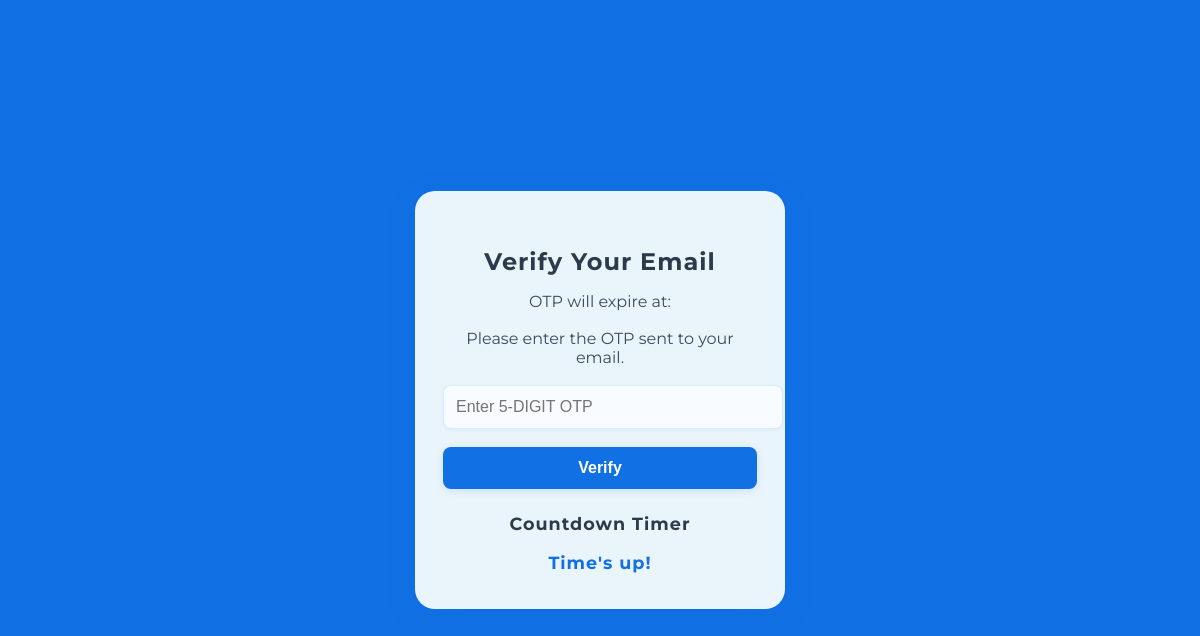
Before: /Web/php/login_signup/verify.php?token=5529adeefdfcc9c5b8381bc295670263 with the older database file.
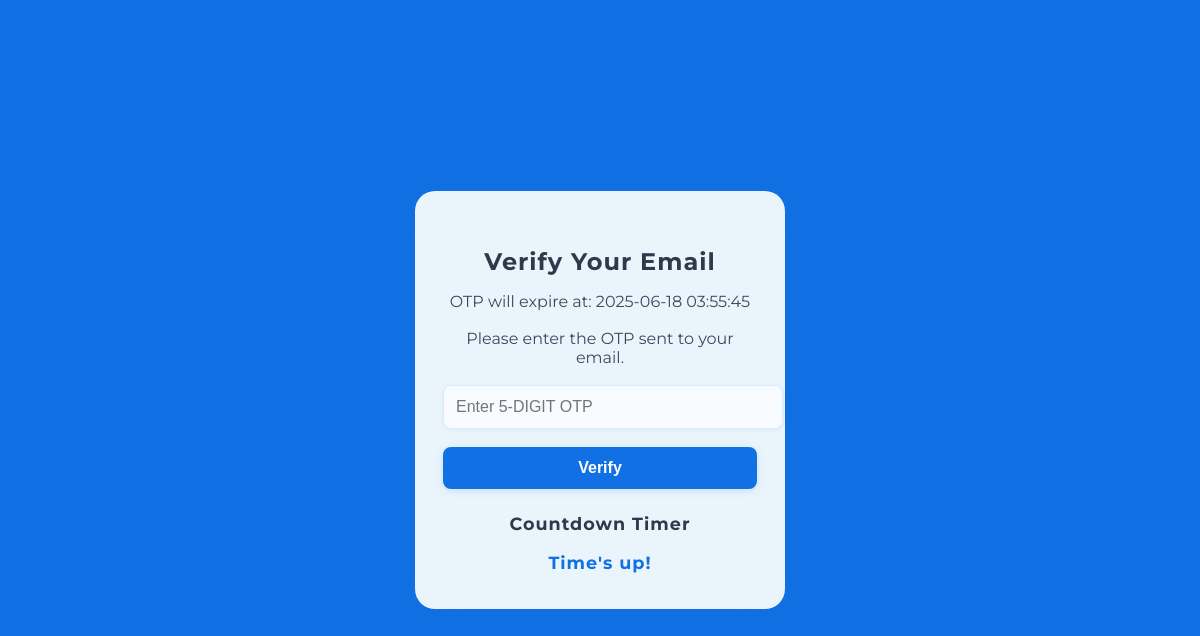
After: the same page with the newer database file.
### tables this page shows
CREATE TABLE `users_verify` (
  `user_id` int(11) NOT NULL,
  `verify_token` varchar(255) DEFAULT NULL,
  `is_verified` tinyint(1) NOT NULL DEFAULT 0,
  `otp` varchar(5) DEFAULT NULL,
  `otp_expiry` timestamp NOT NULL DEFAULT current_timestamp()
);

### Web/php/login_signup/verify.php (the view, shortened to what this page needs)
<?php
    require_once __DIR__ . '/../connection.php';
$token = '';
$expiry_time = '';
if (isset($_GET['token'])) {
    $token = $_GET['token'];
} elseif (isset($_POST['token'])) {
    $token = $_POST['token'];
}
if (!empty($token)) {
    $stmt = $connect->prepare(" SELECT otp_expiry FROM users_verify WHERE verify_token = ? " );
    $stmt->bind_param("s", $token);
    $stmt->execute();
    $result = $stmt->get_result();
    if ($result->num_rows > 0) {
        $row = $result->fetch_assoc();
        $expiry_time = $row['otp_expiry'];
    }
}
?>
<!DOCTYPE html>
<html lang="en">
<head>
</head>
<body>
    <form action="/verify" method="post">
        <div class="card">
            <h2>Verify Your Email</h2>
            <p><?php echo "OTP will expire at: $expiry_time"; ?></p>
            <p>Please enter the OTP sent to your email.</p>
            <input type="text" name="otp" placeholder="Enter 5-DIGIT OTP" required>
            <input type="submit" name="verify" value="Verify">
            <h2 style="font-size:1.1rem; margin-top:24px;">Countdown Timer</h2>
            <p id="timer">Loading...</p>
        </div>
    </form>
</body>
</html>

### Web/php/login_signup/verify.php (style rules this page uses)
body { background: #1170e3; min-height: 100vh; margin: 0; font-family: 'Montserrat', Arial, sans-serif; display: flex; justify-content: center; align-items: center; }
form { width: 370px; }
.card { background: #eaf4fb; border-radius: 20px; box-shadow: 0 8px 32px rgba(17, 112, 227, 0.13); padding: 36px 28px; border: none; transition: box-shadow 0.2s; }
h2 { text-align: center; color: #2d3a4b; margin-bottom: 14px; font-weight: 700; letter-spacing: 1px; }
p { color: #3a4a5d; text-align: center; margin-bottom: 18px; font-size: 1rem; }
input[type="text"] { width: 100%; padding: 12px; margin-bottom: 18px; border: 1.5px solid #dbeafe; border-radius: 8px; background: #f8fbff; font-size: 1rem; transition: border 0.2s, box-shadow 0.2s; box-shadow: 0 1px 4px rgba(17, 112, 227, 0.07); }
input[type="submit"] { width: 100%; background: #1170e3; color: #fff; border: none; padding: 12px 0; border-radius: 8px; font-size: 1rem; font-weight: 700; cursor: pointer; transition: background 0.18s, transform 0.18s; box-shadow: 0 2px 8px rgba(17, 112, 227, 0.13); }
#timer { font-size: 1.1rem; font-weight: 700; color: #1170e3; margin-bottom: 0; letter-spacing: 1px; }

Changed rows visible on the page:
added users_verify: otp_expiry "2025-06-18 03:55:45"
